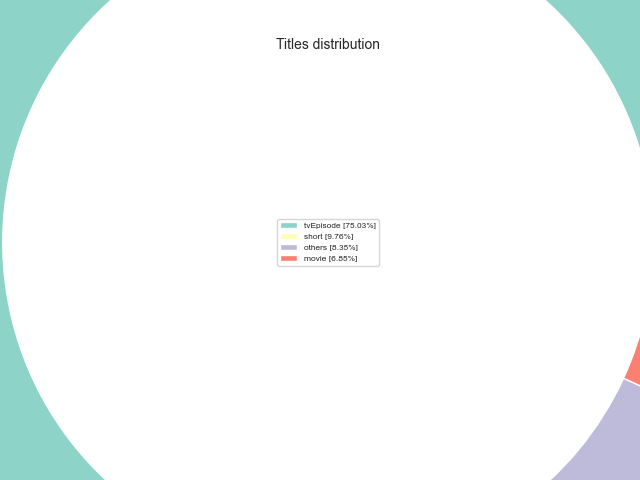

Reproduce this figure in Python.
import warnings
import numpy as np
import seaborn as sns
from matplotlib import cm
import matplotlib.pyplot as plt
from IPython.display import display

warnings.filterwarnings("ignore")
sns.set_theme(style = "whitegrid")

from handle_db import HandleDB

### What are the Most Common Movie Categories on IMDB?

class MoreCommunCategory(HandleDB):

    def __init__(self, database, command):
        super().__init__(database)
        self.openConnectDB()
        self.callTable(command)
        self.table_MoreCommunCategory = None

    def percentual(self):
        self.tableList_df['percentual'] = (self.tableList_df['COUNT'] / self.tableList_df['COUNT'].sum()) * 100 # Percental of each category
        display("\n#### MoreCommunCategory - Percentual ####\n")
        print("-"*50)
        return self.tableList_df

    def filterPercentual(self, percentual):
        others = {}
        others['COUNT'] = self.tableList_df[self.tableList_df['percentual'] < percentual]['COUNT'].sum() # Filter by percentual and sum
        others['percentual'] = self.tableList_df[self.tableList_df['percentual'] < percentual]['percentual'].sum()
        others['type'] = 'others' # Ajust the name
        self.table_MoreCommunCategory = self.tableList_df[self.tableList_df['percentual'] > percentual] # Filter the dataframe
        self.table_MoreCommunCategory = self.table_MoreCommunCategory.append(others, ignore_index = True) # Append with dataframe
        self.table_MoreCommunCategory = self.table_MoreCommunCategory.sort_values(by = 'COUNT', ascending = False) # Sort the result
        display("\n#### MoreCommunCategory - FilterPercentual ####\n")
        print("-"*50)

    def piePlot(self):
        labels = [str(self.table_MoreCommunCategory['type'][i])+' '+'['+str(round(self.table_MoreCommunCategory['percentual'][i],2)) +'%'+']' for i in self.table_MoreCommunCategory.index] # Ajust the labels

        cs = cm.Set3(np.arange(100)) # Colors: https://matplotlib.org/stable/tutorials/colors/colormaps.html

        f = plt.figure()
        plt.pie(self.table_MoreCommunCategory['COUNT'], labeldistance = 1, radius = 3, colors = cs, wedgeprops = dict(width = 0.8)) # Pie Plot
        plt.legend(labels = labels, loc = 'center', prop = {'size':6})
        plt.title("Titles distribution", loc = 'Center', fontdict = {'fontsize':10,'fontweight':10})
        plt.savefig('moreCommunCategories.png')
        plt.show()